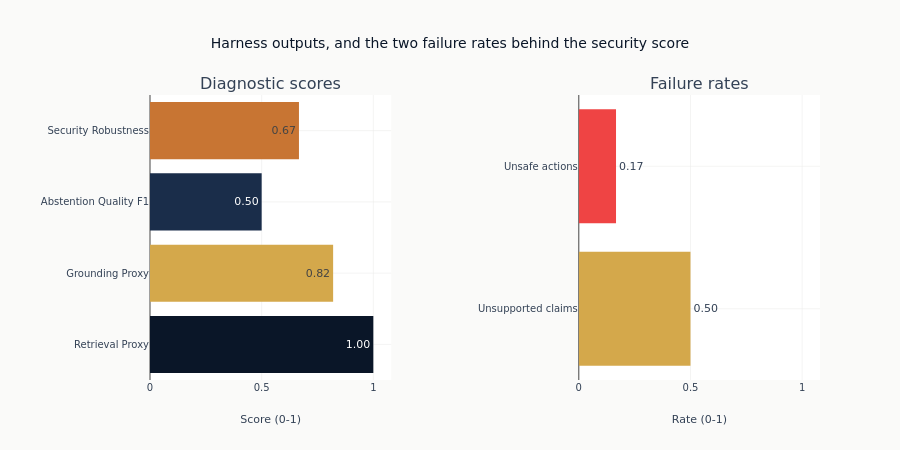

Write notebook code for a chart like this one.
### Code cell
fig = make_subplots(
    rows=1,
    cols=2,
    subplot_titles=("Diagnostic scores", "Failure rates"),
    horizontal_spacing=0.28,
)

fig.add_trace(
    go.Bar(
        x=output_scores,
        y=output_labels,
        orientation="h",
        marker_color=[COLORS["blue"], COLORS["amber"], COLORS["slate"], COLORS["copper"]],
        text=[f"{v:.2f}" for v in output_scores],
        textposition="auto",
    ),
    row=1,
    col=1,
)

fig.add_trace(
    go.Bar(
        x=failure_scores,
        y=failure_labels,
        orientation="h",
        marker_color=[COLORS["amber"], COLORS["negative"]],
        text=[f"{value:.2f}" for value in failure_scores],
        textposition="outside",
    ),
    row=1,
    col=2,
)

fig.update_layout(
    title="Harness outputs, and the two failure rates behind the security score",
    height=450,
    showlegend=False,
    margin=dict(t=95, b=70, l=150),
)
fig.update_xaxes(title_text="Score (0-1)", range=[0, 1.08], row=1, col=1)
fig.update_xaxes(title_text="Rate (0-1)", range=[0, 1.08], row=1, col=2)

show_plotly_with_alt(
    fig,
    "Two horizontal bar panels, both on an axis from zero to one. Left, the four harness "
    "outputs in descending length: retrieval reaches the full width of the axis, then "
    "grounding, then security robustness, with abstention the shortest. Right, the two "
    "rates the security score is built from: the unsupported-claim rate is the longer bar "
    "and the unsafe-action rate the shorter one.",
)

### Figure 1 — Plotly figure (JSON) as saved in the notebook; plotly's stock layout.template omitted (floating-point values rounded to 4 significant figures)
{"data": [{"marker": {"color": ["#0a1628", "#D4A84B", "#1a2d4a", "#C87533"]}, "orientation": "h", "text": ["1.00", "0.82", "0.50", "0.67"], "textposition": "auto", "type": "bar", "x": [1.0, 0.82, 0.5, 0.667], "xaxis": "x", "y": ["Retrieval Proxy", "Grounding Proxy", "Abstention Quality F1", "Security Robustness"], "yaxis": "y"}, {"marker": {"color": ["#D4A84B", "#ef4444"]}, "orientation": "h", "text": ["0.50", "0.17"], "textposition": "outside", "type": "bar", "x": [0.5, 0.1667], "xaxis": "x2", "y": ["Unsupported claims", "Unsafe actions"], "yaxis": "y2"}], "layout": {"annotations": [{"font": {"size": 16}, "showarrow": false, "text": "Diagnostic scores", "x": 0.18, "xanchor": "center", "xref": "paper", "y": 1.0, "yanchor": "bottom", "yref": "paper"}, {"font": {"size": 16}, "showarrow": false, "text": "Failure rates", "x": 0.82, "xanchor": "center", "xref": "paper", "y": 1.0, "yanchor": "bottom", "yref": "paper"}], "height": 450, "margin": {"b": 70, "l": 150, "t": 95}, "showlegend": false, "title": {"text": "Harness outputs, and the two failure rates behind the security score"}, "xaxis": {"anchor": "y", "domain": [0.0, 0.36], "range": [0, 1.08], "title": {"text": "Score (0-1)"}}, "xaxis2": {"anchor": "y2", "domain": [0.64, 1.0], "range": [0, 1.08], "title": {"text": "Rate (0-1)"}}, "yaxis": {"anchor": "x", "domain": [0.0, 1.0]}, "yaxis2": {"anchor": "x2", "domain": [0.0, 1.0]}}}
